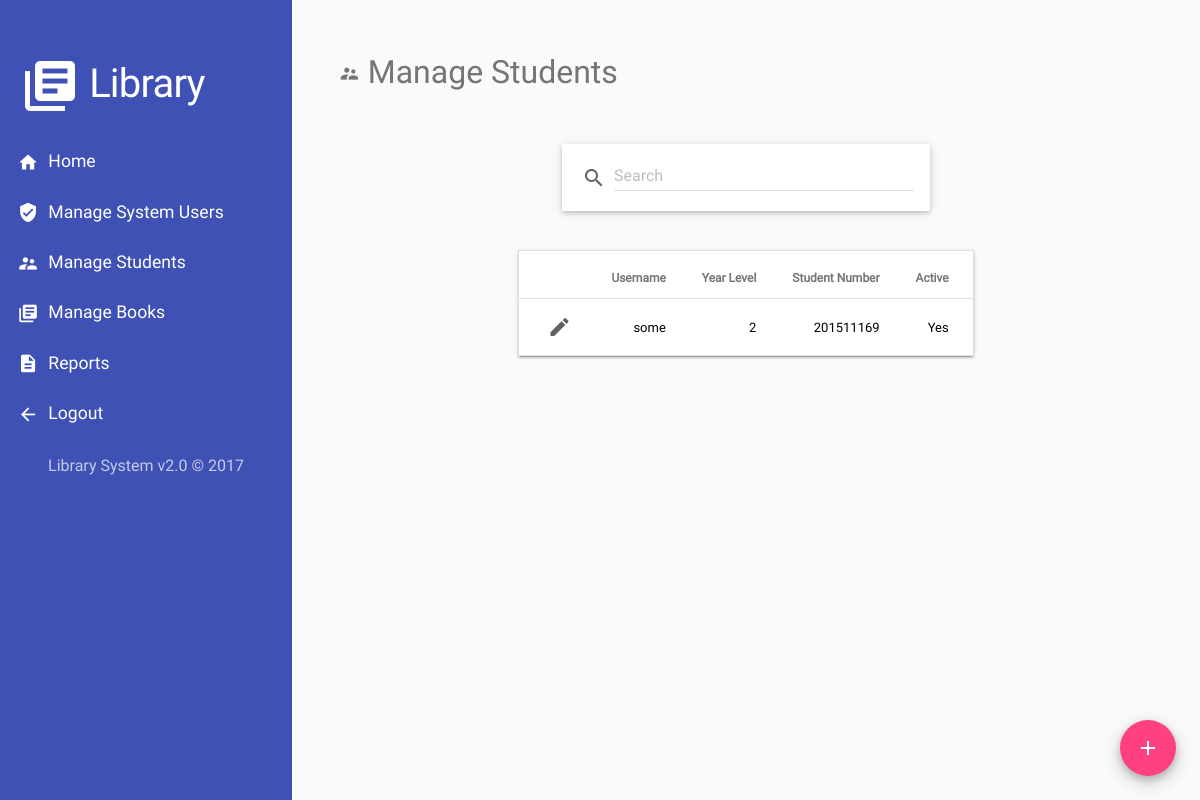
/admin-manage-users.php (signed in), run on the app's committed database.
### tables this page shows
CREATE TABLE `users` (
  `id` int(11) NOT NULL,
  `username` varchar(128) NOT NULL,
  `password` varchar(255) NOT NULL,
  `year_level` int(2) DEFAULT NULL,
  `student_no` varchar(255) DEFAULT NULL,
  `type` enum('admin','normal') NOT NULL,
  `status` enum('0','1') NOT NULL
);

### admin-manage-users.php (the view, shortened to what this page needs)
<?php include_once('html/top.php'); ?>
<?php
  require_once('html/welcome-header.php');
?>
<?php
  require_once('html/nav.php');
?>
<div class="content">
<h2 class="t-secondary">
  <i class="material-icons small">supervisor_account</i>
  Manage Students
</h2>
<form action="<?php echo $_SERVER['PHP_SELF']; ?>" method="get">
</form>
<?php
  $condition = " AND 1 = 1";
?>
<?php
  $normal_query = "
    SELECT * FROM users
    WHERE type = 'normal'
    $condition
  ";
  $sql = mysqli_query($conn, $normal_query) or die(mysql_error());
?>
<form action="admin-action-user.php" method="post" class="form-fab">
  <button type="submit" name="add-user"
    class="mdl-button mdl-js-button mdl-button--fab mdl-js-ripple-effect mdl-button--colored my-card-2">
    <i class="material-icons fab">add</i>
  </button>
</form>
<div class="my-center">
<table class="mdl-data-table mdl-js-data-table mdl-shadow--2dp m-top-3">
  <tr>
    <th></th>
    <th>Username</th>
    <th>Year Level</th>
    <th>Student Number</th>
    <th>Active</th>
  </tr>
<?php
if (mysqli_num_rows($sql) > 0) {
  for ($i = 0; $row = mysqli_fetch_array($sql, MYSQLI_ASSOC); $i++) {
?>
  <tr>
    <td>
      <div>
        <form action="admin-action-user.php" method="post">
          <label class="mdl-icon-toggle mdl-js-icon-toggle mdl-js-ripple-effect" for="submit-icon-<?php echo $row['id']; ?>">
            <i class="mdl-icon-toggle__label material-icons">edit</i>
          </label>
        </form>
      </div>
    </td>
    <td>
      <div>
        <?=$row['username']?>
    </td>
    <td>
      <div>
        <?=$row['year_level']?>
    </td>
    <td>
      <div>
        <?=$row['student_no']?>
    </td>
    <td>
      <div>
        <?php echo $row['status'] == 1 ? "Yes": "No"; ?>
      </div>
    </td>
  </tr>
<?php
  }
}
?>
</table>
</div>
</div>
</body>
</html>

### html/top.php (shortened to what this page needs)
<!doctype html>
<html>
<head>
</head>
<body class="container-fluid">

### html/nav.php (shortened to what this page needs)
<div class="sidenav">
  <h1 class="t-white my-m-l-1 my-m-t-2 my-m-b-1">
    <i class="material-icons">library_books</i> Library
  </h1>
  <nav>
    <ul>
      <li>
        <a class="mdl-js-ripple-effect" href="./">
          <i class="material-icons small">home</i>
          Home
        </a>
      </li>
      <li>
        <a class="mdl-js-ripple-effect" href="admin-manage-admins.php">
          <i class="material-icons small">verified_user</i>
          Manage System Users
        </a>
      </li>
      <li>
        <a class="mdl-js-ripple-effect" href="admin-manage-users.php">
          <i class="material-icons small">supervisor_account</i>
          Manage Students
        </a>
      </li>
      <li>
        <a class="mdl-js-ripple-effect" href="admin-manage-books.php">
          <i class="material-icons small">library_books</i>
          Manage Books
        </a>
      </li>
      <li>
        <a class="mdl-js-ripple-effect" href="admin-reports.php">
          <i class="material-icons small">description</i>
          Reports
        </a>
      </li>
      <li>
        <a class="mdl-js-ripple-effect" href="php/logout-user.php">
          <i class="material-icons small">arrow_back</i>
          Logout
        </a>
      </li>
    </ul>
  </nav>
  <p class="t-primary-light my-fs my-m-x-1 my-m-t my-t-c">
    Library System v2.0 &copy; 2017
  </p>
</div>

### data on the page
users: username "some", year_level "2", student_no "201511169", status "Yes"
